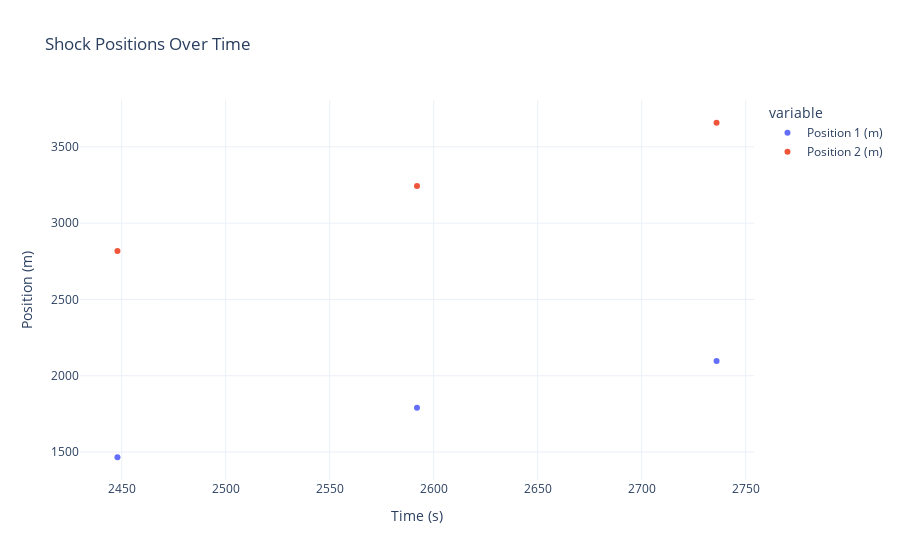

Notebook code cell kept with this figure:
### Code cell
import pandas as pd
import plotly.express as px

shock_capture_tc2 = pd.DataFrame(columns=['Time (s)', 'Position 1 (m)', 'Position 2 (m)'])
data_tc2 = [
    [2592, 1791, 3243],
    [2736, 2097, 3658],
    [2448, 1466, 2817]
]
shock_capture_tc2 = pd.DataFrame(data_tc2, columns=['Time (s)', 'Position 1 (m)', 'Position 2 (m)'])
# Calculate the shock speed for shocks 1 and 2
shock_speeds_tc2 = []

# Plot the values of shock positions over time
fig = px.scatter(shock_capture_tc2, x='Time (s)', y=['Position 1 (m)', 'Position 2 (m)'],
                 title='Shock Positions Over Time',
                 labels={'value': 'Position (m)', 'Time (s)': 'Time (s)'},
                 template='plotly_white')
fig.show()
# Calculate speeds
shock_1_speeds = [
    (data_tc2[i][1] - data_tc2[i-1][1]) / (data_tc2[i][0] - data_tc2[i-1][0])
    for i in range(1, len(data_tc2))
]
print("Shock 1 Speeds (m/s):", shock_1_speeds)
shock_2_speeds = [
    (data_tc2[i][2] - data_tc2[i-1][2]) / (data_tc2[i][0] - data_tc2[i-1][0])
    for i in range(1, len(data_tc2))
]
print("Shock 2 Speeds (m/s):", shock_2_speeds)

### Figure 1 — Plotly figure (JSON) as saved in the notebook; plotly's stock layout.template omitted (floating-point values rounded to 4 significant figures)
{"data": [{"hovertemplate": "variable=Position 1 (m)<br>Time (s)=%{x}<br>Position (m)=%{y}<extra></extra>", "legendgroup": "Position 1 (m)", "marker": {"color": "#636efa", "symbol": "circle"}, "mode": "markers", "name": "Position 1 (m)", "orientation": "v", "showlegend": true, "type": "scatter", "x": [2592, 2736, 2448], "xaxis": "x", "y": [1791, 2097, 1466], "yaxis": "y"}, {"hovertemplate": "variable=Position 2 (m)<br>Time (s)=%{x}<br>Position (m)=%{y}<extra></extra>", "legendgroup": "Position 2 (m)", "marker": {"color": "#EF553B", "symbol": "circle"}, "mode": "markers", "name": "Position 2 (m)", "orientation": "v", "showlegend": true, "type": "scatter", "x": [2592, 2736, 2448], "xaxis": "x", "y": [3243, 3658, 2817], "yaxis": "y"}], "layout": {"legend": {"title": {"text": "variable"}, "tracegroupgap": 0}, "title": {"text": "Shock Positions Over Time"}, "xaxis": {"anchor": "y", "domain": [0, 1], "title": {"text": "Time (s)"}}, "yaxis": {"anchor": "x", "domain": [0, 1], "title": {"text": "Position (m)"}}}}
